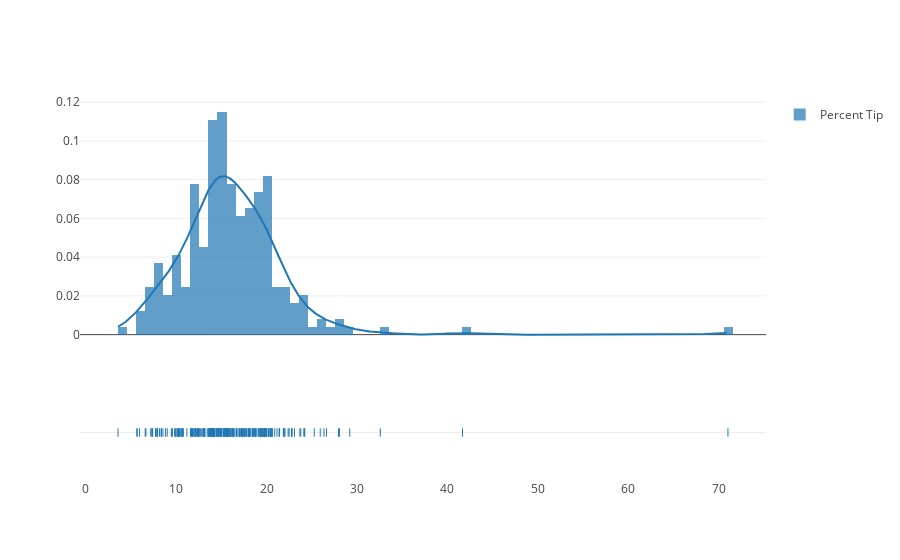

The notebook cell this image was saved under:
### Markdown cell above
---
<br/> </br> <br/> 

## Dealing with Outliers

The differences in the above loss functions largely reduces to their sensitivity to outliers.  Recall the distribution of tips (plotted below for interactive exploration).

### Code cell
py.iplot(ff.create_distplot([data['pcttip']], group_labels=["Percent Tip"], 
                            rug_text=[["$" + str(s) for s in data['total_bill'].values]]))

### Figure 1 — Plotly figure (JSON) as saved in the notebook; plotly's stock layout.template omitted (floating-point values rounded to 4 significant figures; data arrays with more than 128 entries replaced by an {"elided": "..."} marker saying what was removed)
{"data": [{"autobinx": false, "histnorm": "probability density", "legendgroup": "Percent Tip", "marker": {"color": "rgb(31, 119, 180)"}, "name": "Percent Tip", "opacity": 0.7, "type": "histogram", "x": {"elided": "244 float values"}, "xaxis": "x1", "xbins": {"end": 71.03, "size": 1, "start": 3.564}, "yaxis": "y1"}, {"legendgroup": "Percent Tip", "marker": {"color": "rgb(31, 119, 180)"}, "mode": "lines", "name": "Percent Tip", "showlegend": false, "type": "scatter", "x": {"elided": "500 float values"}, "xaxis": "x1", "y": {"elided": "500 float values"}, "yaxis": "y1"}, {"legendgroup": "Percent Tip", "marker": {"color": "rgb(31, 119, 180)", "symbol": "line-ns-open"}, "mode": "markers", "name": "Percent Tip", "showlegend": false, "text": {"elided": "244 str values"}, "type": "scatter", "x": {"elided": "244 float values"}, "xaxis": "x1", "y": {"elided": "244 str values"}, "yaxis": "y2"}], "layout": {"barmode": "overlay", "hovermode": "closest", "legend": {"traceorder": "reversed"}, "xaxis1": {"anchor": "y2", "domain": [0, 1], "zeroline": false}, "yaxis1": {"anchor": "free", "domain": [0.35, 1], "position": 0}, "yaxis2": {"anchor": "x1", "domain": [0, 0.25], "dtick": 1, "showticklabels": false}}}
